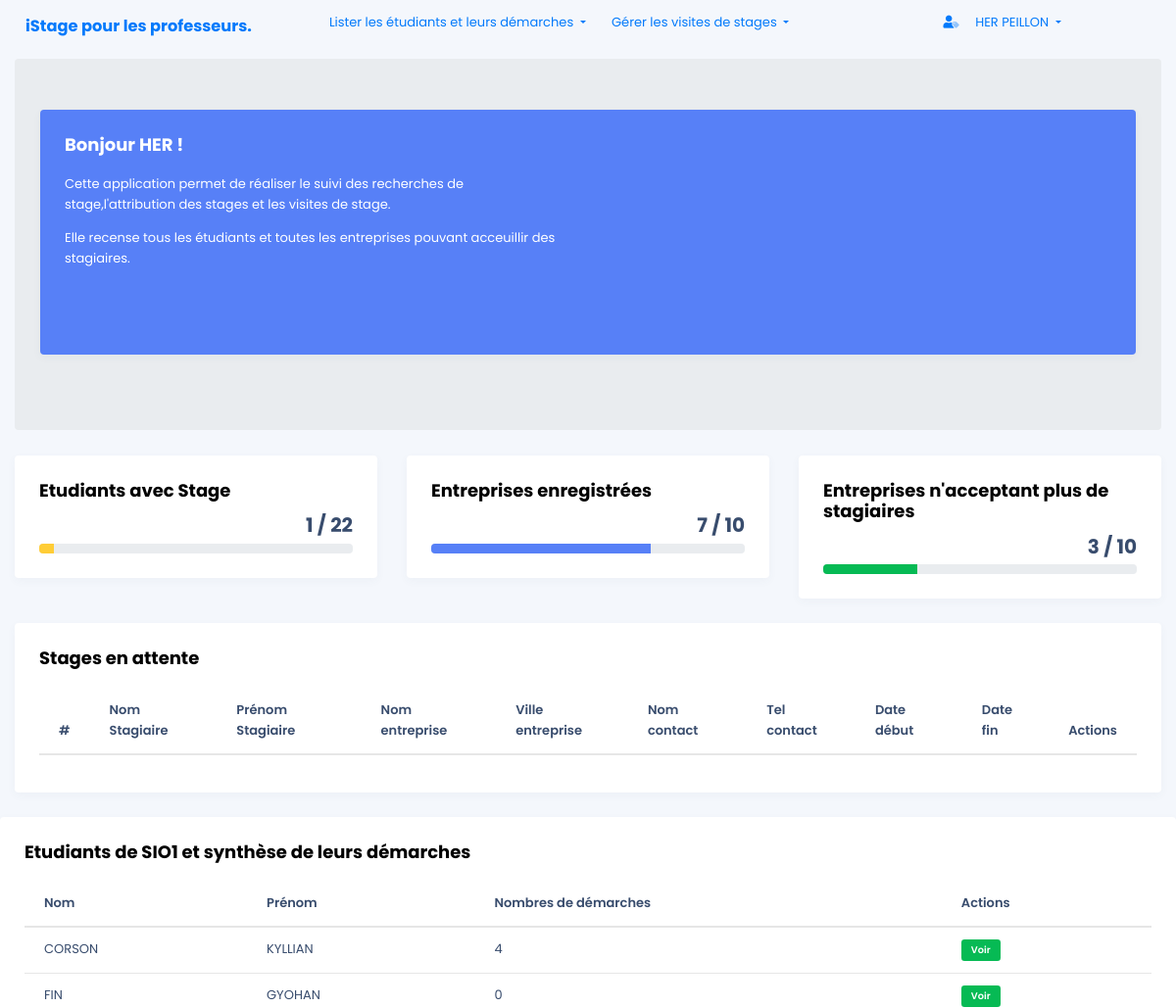
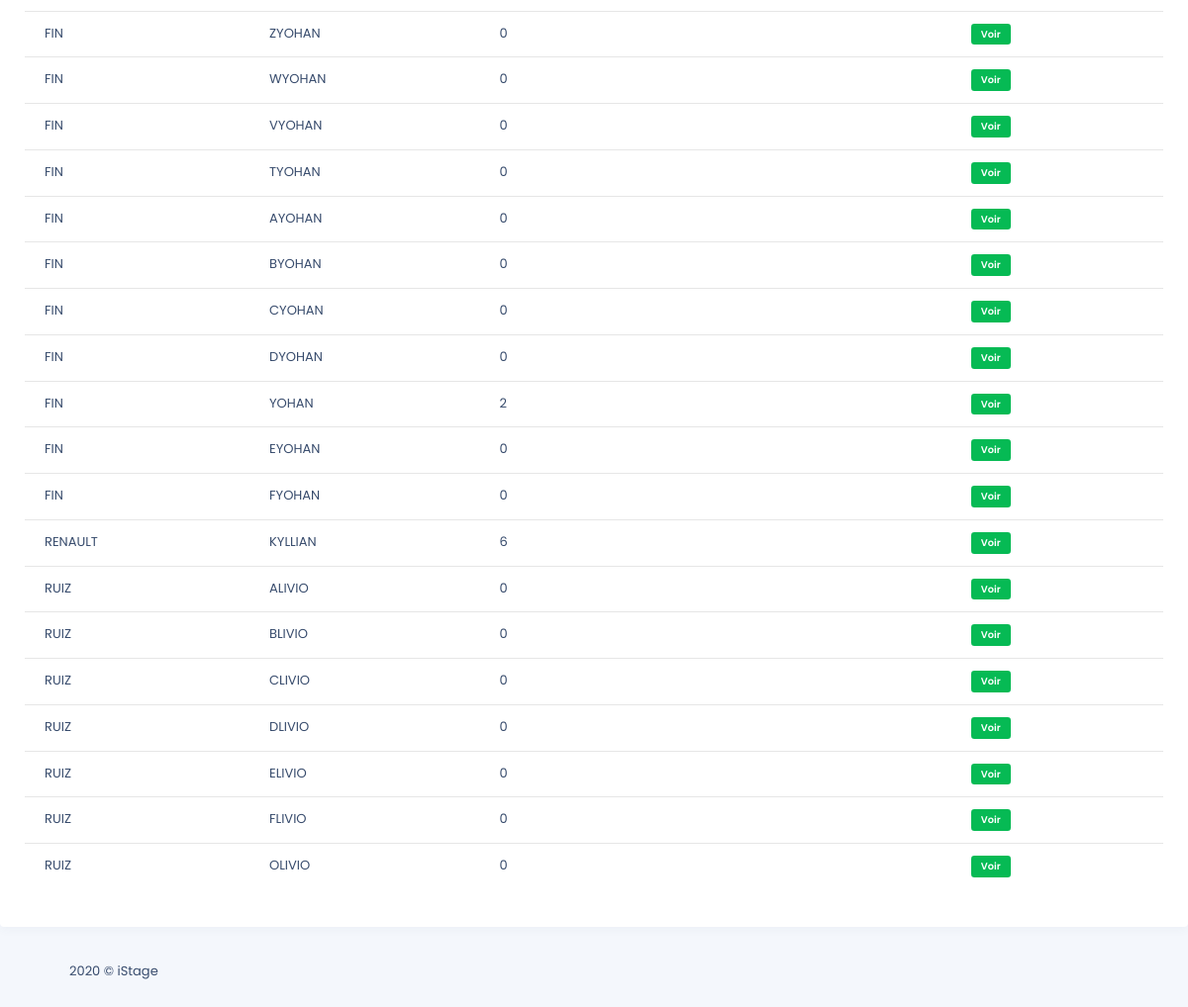
Page /front_end/tdb_professeur.php (signed in) on the committed database (2 pictures, top to bottom).
### tables this page shows
CREATE TABLE IF NOT EXISTS ETUDIANT
 (
   ID_ETUDIANT SMALLINT  AUTO_INCREMENT ,
   ID_PROF SMALLINT NOT NULL  ,
   ID_CLASSE INTEGER NOT NULL  ,
   ID_SPECIALITE SMALLINT NOT NULL  ,
   NOM_ETUDIANT CHAR(32) NOT NULL  ,
   PRENOM_ETUDIANT CHAR(32) NOT NULL  ,
   ADR_ETUDIANT CHAR(32) NOT NULL  ,
   CP_ETUDIANT CHAR(5) NOT NULL  ,
   VILLE_ETUDIANT CHAR(32) NOT NULL  ,
   EMAIL CHAR(32) NOT NULL  ,
   TEL_ETUDIANT CHAR(10) NOT NULL ,
   MDP VARCHAR(100) NOT NULL
   , PRIMARY KEY (ID_ETUDIANT) 
 );

### back_end/show-data_prof.php (called while the page is built, shortened)
<?php
$id_courant = $_SESSION['id'];
$stmt = $db->prepare(
    "SELECT  NOM_ETUDIANT,PRENOM_ETUDIANT,etudiant.ID_ETUDIANT AS ID,COUNT(ID_DEMARCHE)  AS NB_DEM
        FROM etudiant LEFT JOIN demarche ON ETUDIANT.ID_ETUDIANT=DEMARCHE.ID_ETUDIANT
            INNER JOIN classe ON ETUDIANT.ID_CLASSE=CLASSE.ID_CLASSE
        WHERE LIBELLE_CLASSE='SIO1' AND CLASSE.ID_PROF=:id_courant
        GROUP BY ETUDIANT.ID_ETUDIANT
        ORDER BY NOM_ETUDIANT;"
);
$stmt->bindValue(':id_courant', $id_courant, PDO::PARAM_INT);
$stmt->execute();
$etudiantsProfRefDemarche = $stmt->fetchAll(PDO::FETCH_BOTH);
$countDemarcheProfref = count($etudiantsProfRefDemarche);
$stmt = $db->prepare(
    "SELECT  NOM_ETUDIANT,PRENOM_ETUDIANT,etudiant.ID_ETUDIANT AS ID,COUNT(ID_DEMARCHE)  AS NB_DEM
      FROM etudiant
          LEFT JOIN demarche ON ETUDIANT.ID_ETUDIANT=DEMARCHE.ID_ETUDIANT
          INNER JOIN classe ON ETUDIANT.ID_CLASSE=CLASSE.ID_CLASSE
          INNER JOIN specialite ON SPECIALITE.ID_PROF=ETUDIANT.ID_SPECIALITE
     WHERE LIBELLE_CLASSE='SIO1' AND SPECIALITE.ID_PROF=:id_courant
     GROUP BY ETUDIANT.ID_ETUDIANT
      ORDER BY NOM_ETUDIANT;"
);
$stmt->bindValue(':id_courant', $id_courant, PDO::PARAM_INT);
$stmt->execute();
$etudiantsProfSpeDemarche = $stmt->fetchAll(PDO::FETCH_BOTH);
$countDemarcheProfspe = count($etudiantsProfSpeDemarche);
$stmt = $db->prepare(
    "SELECT  NOM_ETUDIANT,PRENOM_ETUDIANT,etudiant.ID_ETUDIANT AS ID,COUNT(ID_DEMARCHE)  AS NB_DEM
        FROM etudiant
         LEFT JOIN demarche ON ETUDIANT.ID_ETUDIANT=DEMARCHE.ID_ETUDIANT
         INNER JOIN classe ON ETUDIANT.ID_CLASSE=CLASSE.ID_CLASSE
        WHERE LIBELLE_CLASSE='SIO1' AND ETUDIANT.ID_PROF=:id_courant
        GROUP BY ETUDIANT.ID_ETUDIANT
        ORDER BY NOM_ETUDIANT;"
);
$stmt->bindValue(':id_courant', $id_courant, PDO::PARAM_INT);
$stmt->execute();
$etudiantsProfSimpleDemarche = $stmt->fetchAll(PDO::FETCH_BOTH);
if ($countDemarcheProfref >= 1) {
    $demarches = $etudiantsProfRefDemarche;
} else if ($countDemarcheProfspe >= 1) {
    $demarches = $etudiantsProfSpeDemarche;
} else {
    $demarches = $etudiantsProfSimpleDemarche;
}

### front_end/tdb_professeur.php (the view, shortened to what this page needs)
<!DOCTYPE html>
<html lang="en">
<?php
include '../includes/header.php';
include '../back_end/show-data_prof.php';
?>
<body>
    <?php
    include '../includes/barnav.php';
    include 'tbd_gen.php';
    ?>
    <div class="row">
        <div class="col-md-12">
            <div class="card">
                <div class="card-body">
                    <h5 class="card-title">Stages en attente</h5>
                    <div class="table-responsive">
                        <table class="table">
                            <thead>
                                <tr>
                                    <th scope="col">#</th>
                                    <th scope="col">Nom Stagiaire</th>
                                    <th scope="col">Prénom Stagiaire</th>
                                    <th scope="col">Nom entreprise</th>
                                    <th scope="col">Ville entreprise</th>
                                    <th scope="col">Nom contact</th>
                                    <th scope="col">Tel contact</th>
                                    <th scope="col">Date début</th>
                                    <th scope="col">Date fin</th>
                                    <th scope="col">Actions</th>
                                </tr>
                            </thead>
                        </table>
                    </div>
                </div>
            </div>
        </div>
    </div>
    </div>
    <div class="row">
        <div class="col-md-12">
            <div class="card">
                <div class="card-body">
                    <h5 class="card-title">Etudiants de SIO1 et synthèse de leurs démarches</h5>
                    <div class="table-responsive">
                        <table class="table">
                            <thead>
                                <tr>
                                    <th scope="col">Nom</th>
                                    <th scope="col">Prénom</th>
                                    <th scope="col">Nombres de démarches </th>
                                    <th scope="col">Actions</th>
                                </tr>
                            </thead>
                            <tbody>
                                <?php foreach ($demarches as $row) {
                                    echo '
                                     <tr>
                                         <td>' . $row['NOM_ETUDIANT'] . '</td>
                                         <td>' . $row['PRENOM_ETUDIANT'] . '</td>
                                         <td>' . $row['NB_DEM'] . '</td>
                                         <td>
                                            <a href="lister_demarches_prof.php/?id=' . $row["ID"] . '">
                                                <span class ="badge badge-success";">
                                                Voir
                                                </span>
                                            </a>
                                         </td>
                                      </tr>';
                                } ?>
                            </tbody>
                        </table>
                    </div>
                </div>
            </div>
        </div>
    </div>
    <div class="lime-footer">
        <div class="container">
            <div class="row">
                <div class="col-md-12">
                    <span class="footer-text">2020 © iStage</span>
                </div>
            </div>
        </div>
    </div>
</body>
</html>

### assets/css/custom.css (style rules this page uses)
body { font-size: 1rem; font-family: Roboto, sans-serif; font-weight: initial; line-height: normal; -webkit-font-smoothing: antialiased }
.h1, .h2, .h3, .h4, .h5, .h6, h1, h2, h3, h4, h5, h6 { font-weight: 700 }
.h5, h5 { font-size: 1rem }
body, html { overflow-x: hidden; padding-right: 0 !important }
* { box-sizing: border-box }

### rows in the picture
etudiant: NOM_ETUDIANT "CORSON", PRENOM_ETUDIANT "KYLLIAN", NB_DEM "4"
etudiant: NOM_ETUDIANT "FIN", PRENOM_ETUDIANT "GYOHAN", NB_DEM "0"
etudiant: NOM_ETUDIANT "FIN", PRENOM_ETUDIANT "ZYOHAN", NB_DEM "0"
etudiant: NOM_ETUDIANT "FIN", PRENOM_ETUDIANT "WYOHAN", NB_DEM "0"
etudiant: NOM_ETUDIANT "FIN", PRENOM_ETUDIANT "VYOHAN", NB_DEM "0"
etudiant: NOM_ETUDIANT "FIN", PRENOM_ETUDIANT "TYOHAN", NB_DEM "0"
etudiant: NOM_ETUDIANT "FIN", PRENOM_ETUDIANT "AYOHAN", NB_DEM "0"
etudiant: NOM_ETUDIANT "FIN", PRENOM_ETUDIANT "BYOHAN", NB_DEM "0"
etudiant: NOM_ETUDIANT "FIN", PRENOM_ETUDIANT "CYOHAN", NB_DEM "0"
etudiant: NOM_ETUDIANT "FIN", PRENOM_ETUDIANT "DYOHAN", NB_DEM "0"
etudiant: NOM_ETUDIANT "FIN", PRENOM_ETUDIANT "YOHAN", NB_DEM "2"
etudiant: NOM_ETUDIANT "FIN", PRENOM_ETUDIANT "EYOHAN", NB_DEM "0"
etudiant: NOM_ETUDIANT "FIN", PRENOM_ETUDIANT "FYOHAN", NB_DEM "0"
etudiant: NOM_ETUDIANT "RENAULT", PRENOM_ETUDIANT "KYLLIAN", NB_DEM "6"
etudiant: NOM_ETUDIANT "RUIZ", PRENOM_ETUDIANT "ALIVIO", NB_DEM "0"
etudiant: NOM_ETUDIANT "RUIZ", PRENOM_ETUDIANT "BLIVIO", NB_DEM "0"
etudiant: NOM_ETUDIANT "RUIZ", PRENOM_ETUDIANT "CLIVIO", NB_DEM "0"
etudiant: NOM_ETUDIANT "RUIZ", PRENOM_ETUDIANT "DLIVIO", NB_DEM "0"
etudiant: NOM_ETUDIANT "RUIZ", PRENOM_ETUDIANT "ELIVIO", NB_DEM "0"
etudiant: NOM_ETUDIANT "RUIZ", PRENOM_ETUDIANT "FLIVIO", NB_DEM "0"
etudiant: NOM_ETUDIANT "RUIZ", PRENOM_ETUDIANT "OLIVIO", NB_DEM "0"

### other values in the picture
$_SESSION['prenom'] "HER"
$_SESSION['nom'] "PEILLON"
$countEtudiantStage "1"
$countEtudiants "22"
$countEntreprises "7"
$countEntrepriseTotal "10"
$countEntreprisesRefus "3"
